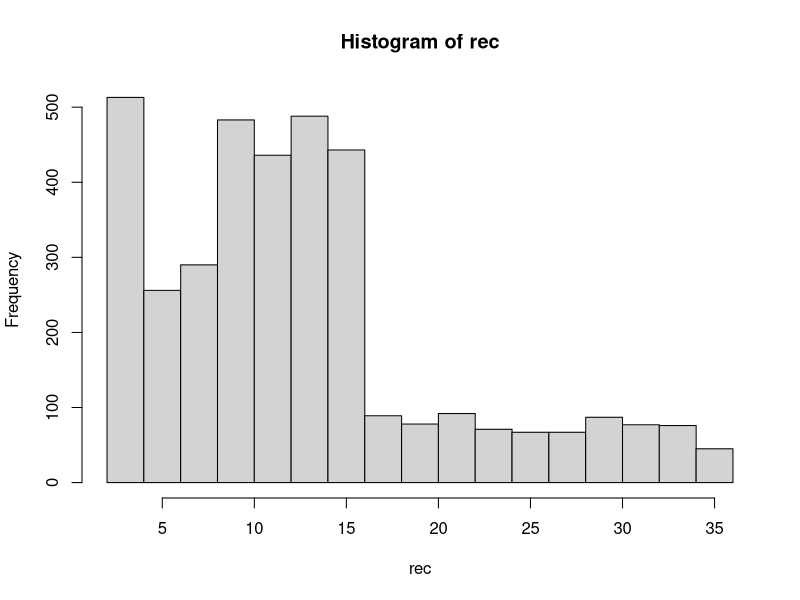
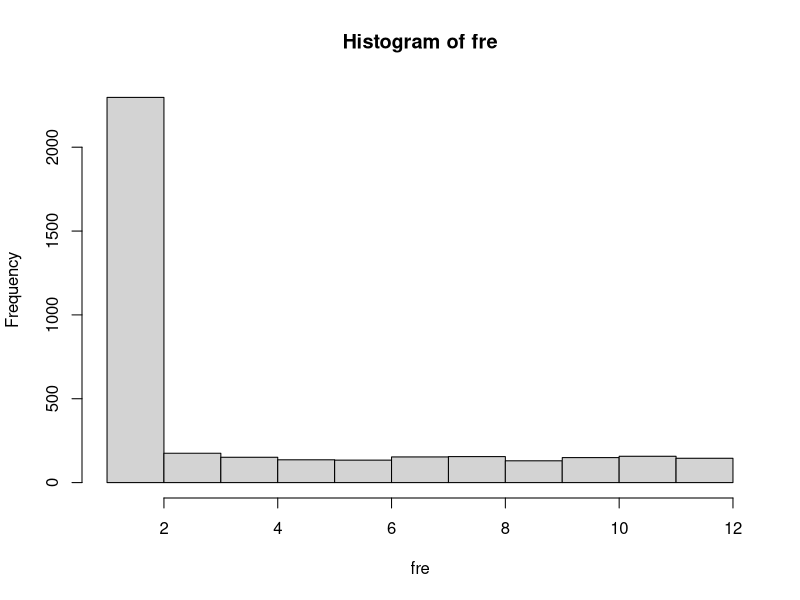
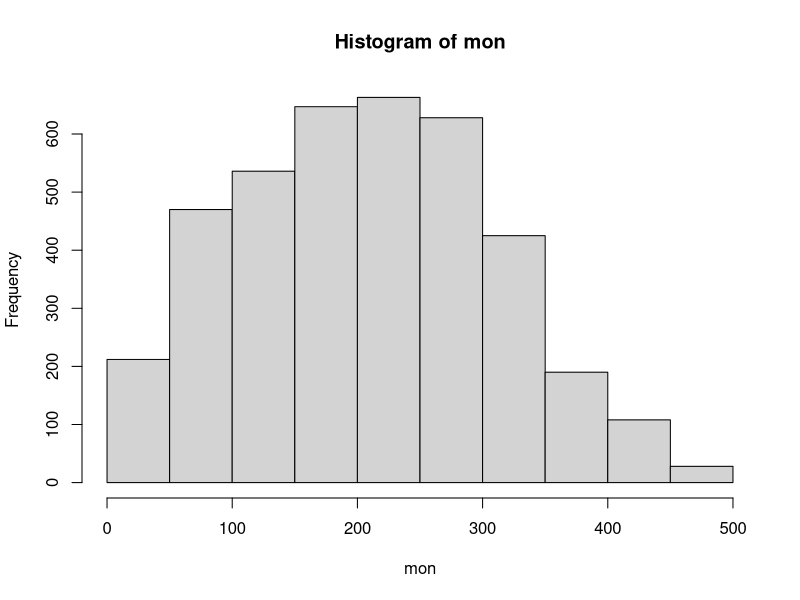
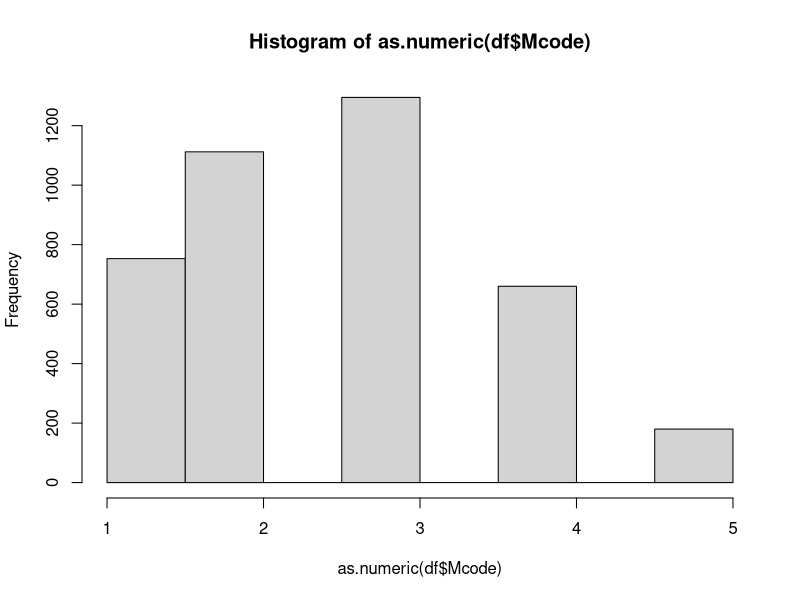
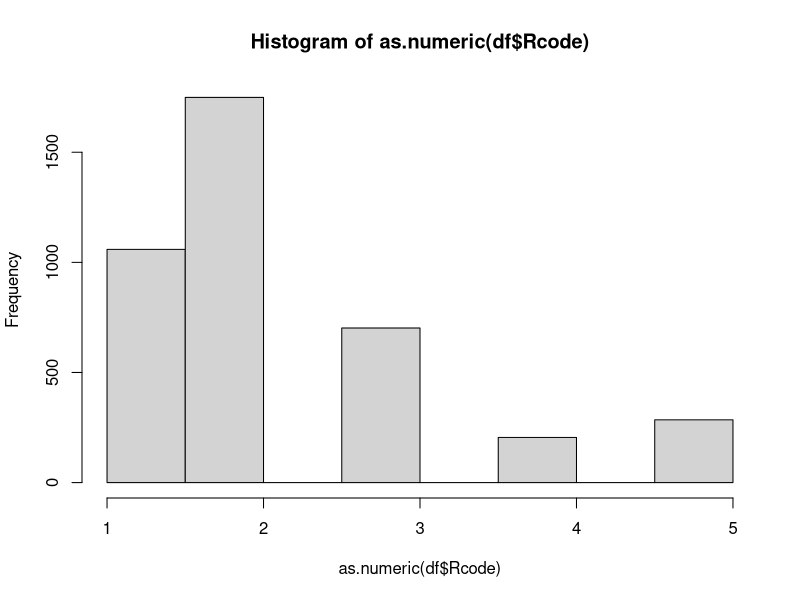
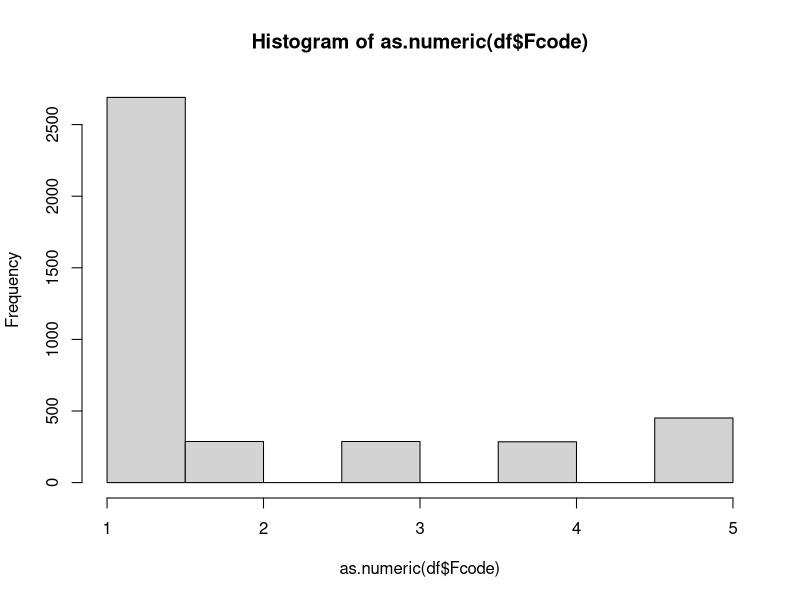
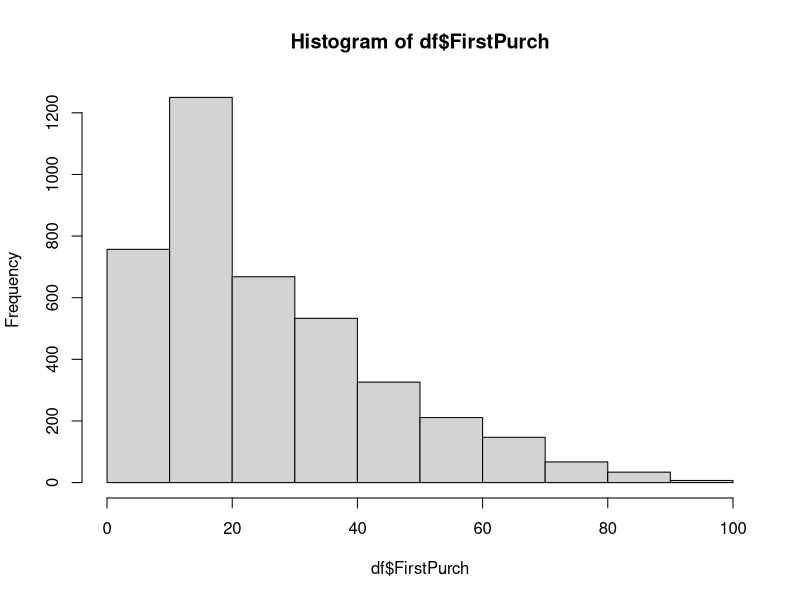
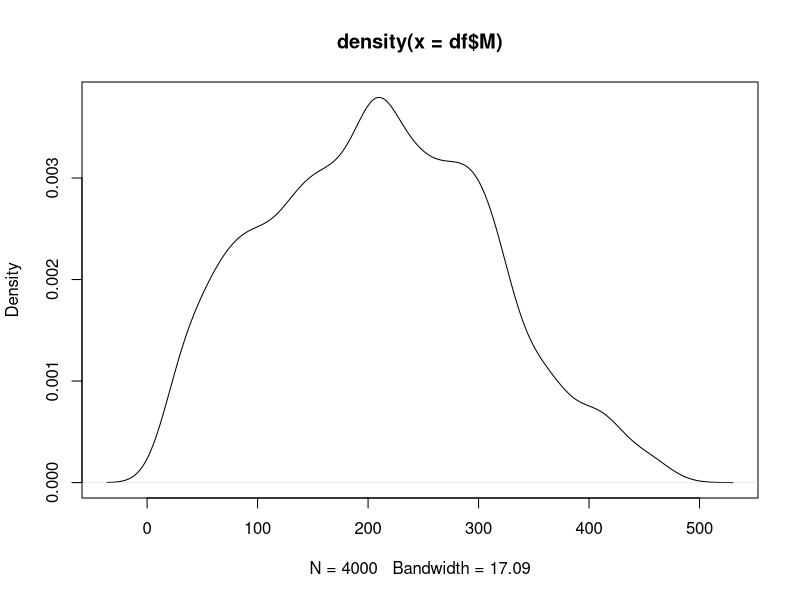

The R source for these figures, in order:
## ---- chunk 1
library(tidyverse)
library(readxl)
library(ggplot2)
df <- read_csv("CharlesBookClubDataset.csv")
summary(df)
sapply(df,function(x) sum(is.na(x)))
sapply(df, function(x) sd(x))

## ---- chunk 2
rec <- df$R
fre <- df$F
mon <- df$M
hist(rec)
hist(fre)
hist(mon)
df$M[is.na(df$M)]<- mean(df$M,na.rm=TRUE)
df$F[is.na(df$F)]<- median(df$F,na.rm=TRUE)
Mode <- function(x) {
  ux <- unique(x)
  ux[which.max(tabulate(match(x, ux)))]
}
df$R[is.na(df$R)]<- Mode(df$R)
sapply(df,function(x) sum(is.na(x)))
## ---- chunk 3
df$Mcode <- cut(df$M, breaks=5)
df$Fcode <- cut(df$F, breaks=5)
df$Rcode <- cut(df$R, breaks=5)
summary(df)
## ---- chunk 4
hist(as.numeric(df$Mcode))
hist(as.numeric(df$Rcode))
hist(as.numeric(df$Fcode))
hist(df$FirstPurch)
## ---- chunk 5

## ---- chunk 6
plot(density(df$M))
plot(density(df$R))
plot(density(df$F))
plot(density(df$FirstPurch))
## ---- chunk 7
library(ggpubr)
library(dplyr)
library(ggplot2)
library(ggpubr)
library(broom)
library(car)

data <- read.csv('Scenario 1.csv')
oneway<- aov(No.of.items ~ POI, data=data)
summary(oneway)
## ---- chunk 8
data <- read.csv('Scenario 2.csv')
twoway <- aov(No.of.items ~ POI + Priority, data=data)
summary(twoway)
## ---- chunk 9
plot(TukeyHSD(twoway,conf.level = 0.95))
plot(TukeyHSD(oneway,conf.level = 0.95))
